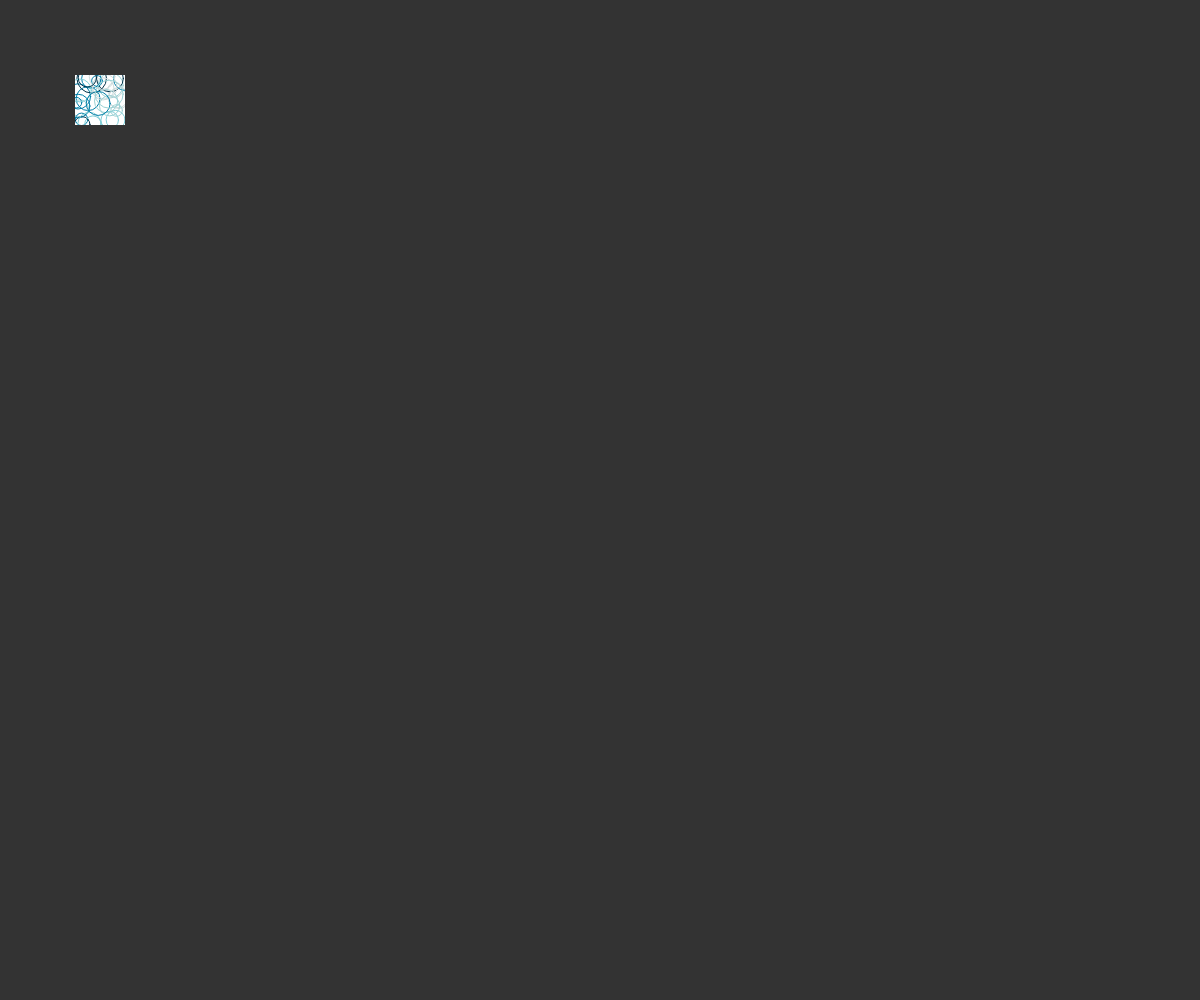
Frame 1 (no input)
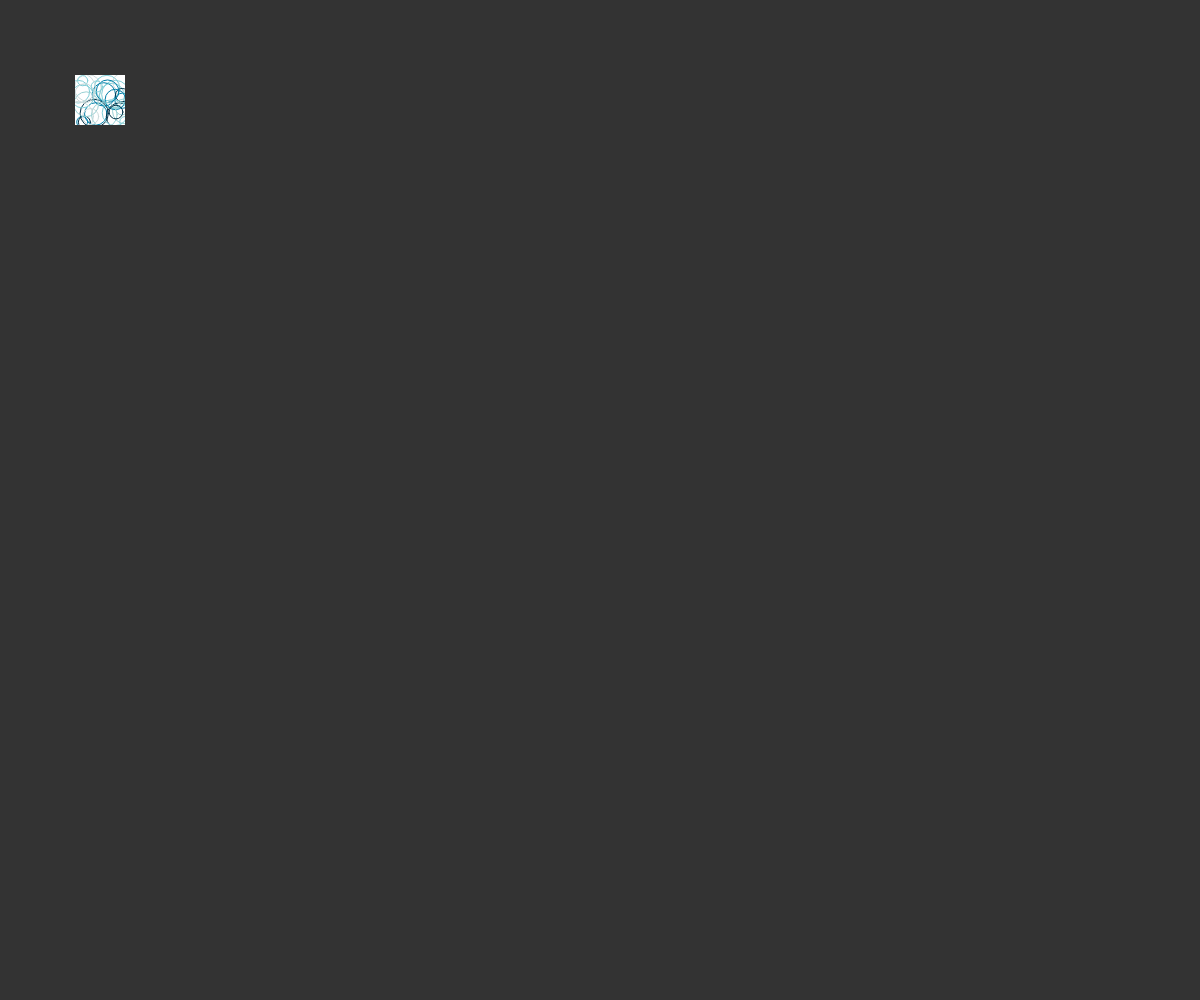
Frame 2 (the mouse pressed at the canvas centre, redrawn once)

The p5.js sketch that drew these frames (run headless with seeded random() and noise() and a simulated clock; the mouse was pressed at the canvas centre and the sketch redrawn once):

// p5.js sketch
// ── sketch.js
"use strict"

const COLORS = ["#CCDBDC", "#9AD1D4", "#80CED7", "#007EA7", "#003249"];
const WHITE  = "#FFFFFF";
const BLACK  = "#333333";

function setup(){
	createCanvas(windowWidth, windowHeight);
	angleMode(DEGREES); rectMode(CENTER); imageMode(CENTER);
	textAlign(CENTER, CENTER); textSize(14);
	noLoop();
}

function draw(){
	background(BLACK);
	noFill();
	noStroke();

	// Graphics
	const graA = createMyGra(50, 50, WHITE);
	const img = graA.get();// Graphics -> Image
	image(img, 100, 100);// Image
}

function createMyGra(w, h, cBkg){
	// Graphics
	const gra = createGraphics(w, h);
	gra.angleMode(DEGREES);
	gra.background(cBkg);
	gra.noFill();
	gra.stroke(BLACK);
	gra.strokeWeight(1);
	for(let i=0; i<30; i++){
		const x = random(gra.width);
		const y = random(gra.height);
		const d = random(10, 30);
		gra.stroke(getColor(COLORS));
		gra.circle(x, y, d);
	}
	return gra;
}

function getColor(colors){
	return colors[floor(random()*colors.length)];
}
